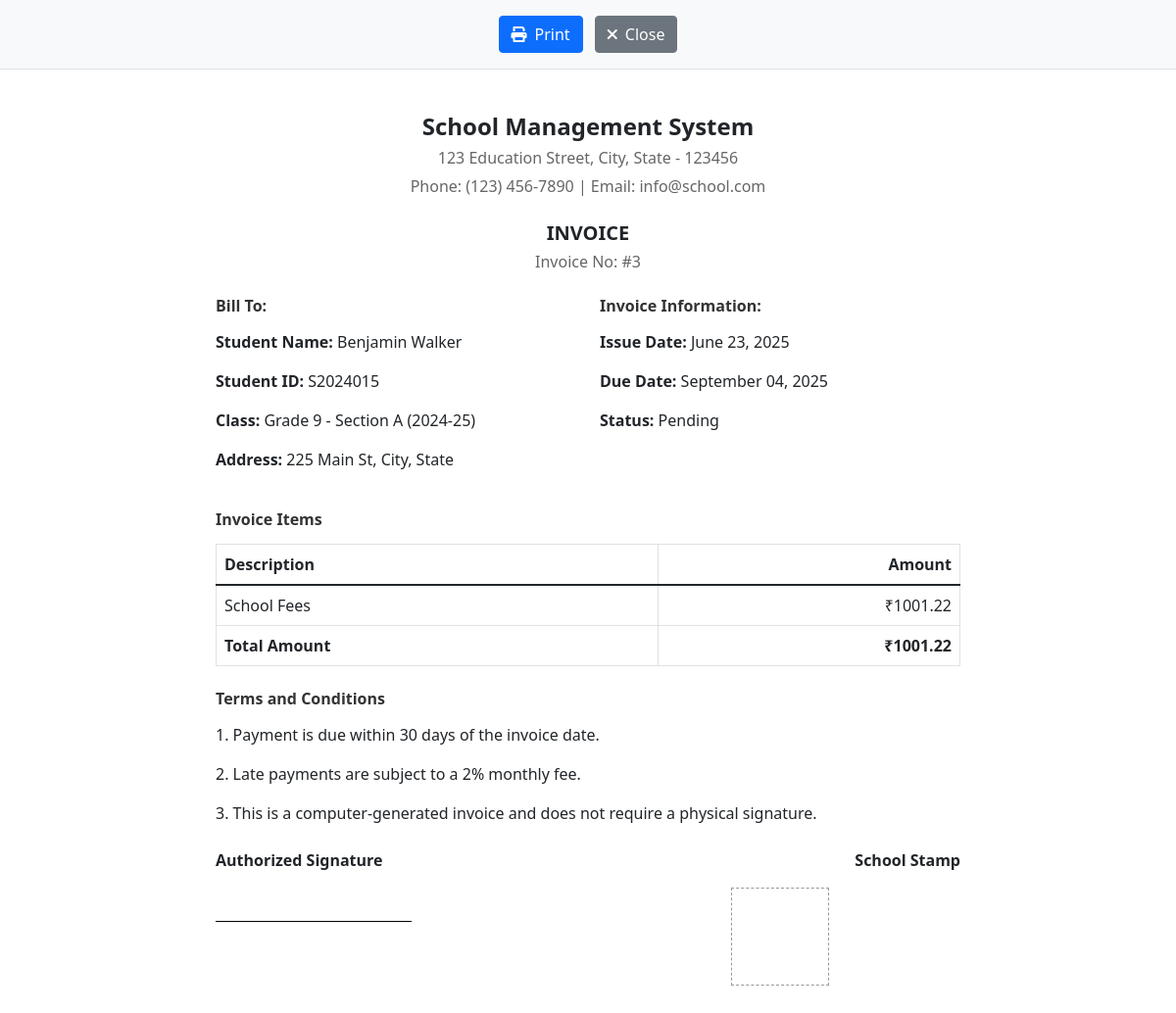
Page /invoices/3/print/ (signed in) on the committed database.
### accounts/models.py (models this page shows, shortened)
class Invoice(models.Model):
    student = models.ForeignKey(Student, on_delete=models.CASCADE)
    amount = models.DecimalField(max_digits=10, decimal_places=2)
    due_date = models.DateField()
    paid = models.BooleanField(default=False)
    payment = models.OneToOneField(Payment, on_delete=models.SET_NULL, null=True, blank=True)
    created_at = models.DateTimeField(auto_now_add=True)
    updated_at = models.DateTimeField(auto_now=True)

class Student(models.Model):
    GENDER_CHOICES = [
        ('M', 'Male'),
        ('F', 'Female'),
        ('O', 'Other')
    ]
    STATUS_CHOICES = [
        ('active', 'Active'),
        ('inactive', 'Inactive'),
        ('graduated', 'Graduated'),
        ('suspended', 'Suspended')
    ]
    user = models.OneToOneField(User, on_delete=models.CASCADE, related_name='student_profile', null=True, blank=True)
    student_id = models.CharField(max_length=20, unique=True)
    first_name = models.CharField(max_length=50, validators=[name_validator])
    last_name = models.CharField(max_length=50, validators=[name_validator])
    date_of_birth = models.DateField()
    gender = models.CharField(max_length=10, choices=GENDER_CHOICES)
    photo = models.ImageField(upload_to='student_photos/', null=True, blank=True)
    email = models.EmailField(unique=True)
    phone_regex = RegexValidator(
        regex=r'^\+?1?\d{9,15}$',
        message="Phone number must be entered in the format: '+999999999'. Up to 15 digits allowed."
    )
    phone_number = models.CharField(validators=[phone_regex], max_length=17, blank=True)
    address = models.TextField()
    grade_level = models.CharField(max_length=20)
    batch = models.CharField(max_length=20, blank=True, null=True)
    roll_number = models.CharField(max_length=20, blank=True, null=True)
    admission_date = models.DateField()
    status = models.CharField(max_length=20, choices=STATUS_CHOICES, default='active')
    guardian_name = models.CharField(max_length=100)
    guardian_relation = models.CharField(max_length=50)
    guardian_phone = models.CharField(validators=[phone_regex], max_length=17)
    guardian_email = models.EmailField(blank=True)
    created_at = models.DateTimeField(auto_now_add=True)
    updated_at = models.DateTimeField(auto_now=True)
    class_section = models.ForeignKey('Class', on_delete=models.SET_NULL, null=True, related_name='students')
    enrolled_courses = models.ManyToManyField('Course', related_name='enrolled_students')
    class Meta:
        ordering = ['-created_at']
    def get_full_name(self):
        return f"{self.first_name} {self.last_name}"

class Class(models.Model):
    name = models.CharField(max_length=100)
    section = models.CharField(max_length=10)
    academic_year = models.CharField(max_length=20)
    created_at = models.DateTimeField(auto_now_add=True)
    updated_at = models.DateTimeField(auto_now=True)
    class Meta:
        verbose_name_plural = "Classes"
        ordering = ['-academic_year', 'name', 'section']
    def __str__(self):
        return f"{self.name} - Section {self.section} ({self.academic_year})"

### accounts/views.py (the view)
# urls.py: path('invoices/<int:invoice_id>/print/', views.print_invoice, name='print_invoice'),
@login_required
def print_invoice(request, invoice_id):
    try:
        invoice = Invoice.objects.get(id=invoice_id)
        context = {
            'invoice': invoice,
            'page_title': 'Invoice'
        }
        return render(request, 'accounts/invoice_print.html', context)
    except Invoice.DoesNotExist:
        messages.error(request, 'Invoice not found.')
        return redirect('invoices')

### accounts/context_processors.py (called while the page is built)
def dashboard_stats(request):
    if request.user.is_authenticated:
        return {
            'sidebar_total_students': Student.objects.filter(status='active').count(),
            'sidebar_total_teachers': Teacher.objects.filter(is_active=True).count(),
            'sidebar_active_courses': Course.objects.count(),
        }
    return {
        'sidebar_total_students': 0,
        'sidebar_total_teachers': 0,
        'sidebar_active_courses': 0,
    }

### accounts/templates/accounts/invoice_print.html (shortened to what this page needs)
{% extends 'accounts/base_print.html' %}
{% load static %}
{% block content %}
<div class="invoice-container">
    <div class="text-center mb-4">
        <h2 class="school-name">School Management System</h2>
        <p class="school-address">123 Education Street, City, State - 123456</p>
        <p class="school-contact">Phone: (123) 456-7890 | Email: info@school.com</p>
    </div>
    <div class="text-center mb-4">
        <h3 class="invoice-title">INVOICE</h3>
        <p class="invoice-number">Invoice No: #{{ invoice.id }}</p>
    </div>
    <div class="invoice-details">
        <div class="row mb-4">
            <div class="col-md-6">
                <h5 class="section-title">Bill To:</h5>
                <p><strong>Student Name:</strong> {{ invoice.student.get_full_name }}</p>
                <p><strong>Student ID:</strong> {{ invoice.student.student_id }}</p>
                <p><strong>Class:</strong> {{ invoice.student.class_section }}</p>
                <p><strong>Address:</strong> {{ invoice.student.address }}</p>
            </div>
            <div class="col-md-6">
                <h5 class="section-title">Invoice Information:</h5>
                <p><strong>Issue Date:</strong> {{ invoice.created_at|date:"F d, Y" }}</p>
                <p><strong>Due Date:</strong> {{ invoice.due_date|date:"F d, Y" }}</p>
                <p><strong>Status:</strong> {{ invoice.paid|yesno:"Paid,Pending" }}</p>
            </div>
        </div>
        <div class="invoice-items">
            <h5 class="section-title">Invoice Items</h5>
            <table class="table table-bordered">
                <thead>
                    <tr>
                        <th>Description</th>
                        <th class="text-end">Amount</th>
                    </tr>
                </thead>
                <tbody>
                    <tr>
                        <td>School Fees</td>
                        <td class="text-end">₹{{ invoice.amount }}</td>
                    </tr>
                    <tr>
                        <th>Total Amount</th>
                        <th class="text-end">₹{{ invoice.amount }}</th>
                    </tr>
                </tbody>
            </table>
        </div>
        <div class="terms mt-4">
            <h5 class="section-title">Terms and Conditions</h5>
            <p>1. Payment is due within 30 days of the invoice date.</p>
            <p>2. Late payments are subject to a 2% monthly fee.</p>
            <p>3. This is a computer-generated invoice and does not require a physical signature.</p>
        </div>
        <div class="invoice-footer mt-4">
            <div class="row">
                <div class="col-md-6">
                    <p><strong>Authorized Signature</strong></p>
                    <div class="signature-line"></div>
                </div>
                <div class="col-md-6 text-end">
                    <p><strong>School Stamp</strong></p>
                    <div class="stamp-placeholder"></div>
                </div>
            </div>
        </div>
    </div>
</div>
{% endblock %}

### accounts/templates/accounts/invoice_print.html (style rules this page uses)
.invoice-container { max-width: 800px; margin: 0 auto; padding: 20px; }
.school-name { font-size: 24px; font-weight: bold; margin-bottom: 5px; }
.school-address, .school-contact { margin-bottom: 5px; color: #666; }
.invoice-title { font-size: 20px; font-weight: bold; margin-bottom: 5px; }
.invoice-number { color: #666; margin-bottom: 20px; }
.section-title { font-size: 16px; font-weight: bold; margin-bottom: 15px; color: #333; }
.signature-line { border-top: 1px solid #000; width: 200px; margin-top: 50px; }
.stamp-placeholder { width: 100px; height: 100px; border: 1px dashed #999; margin: 0 auto; }

### rows in the picture
Invoice: id "3", student.get_full_name "Benjamin Walker", student.student_id "S2024015", student.class_section "Grade 9 - Section A (2024-25)", student.address "225 Main St, City, State", created_at "June 23, 2025", due_date "September 04, 2025", paid "Pending", amount "1001.22"
